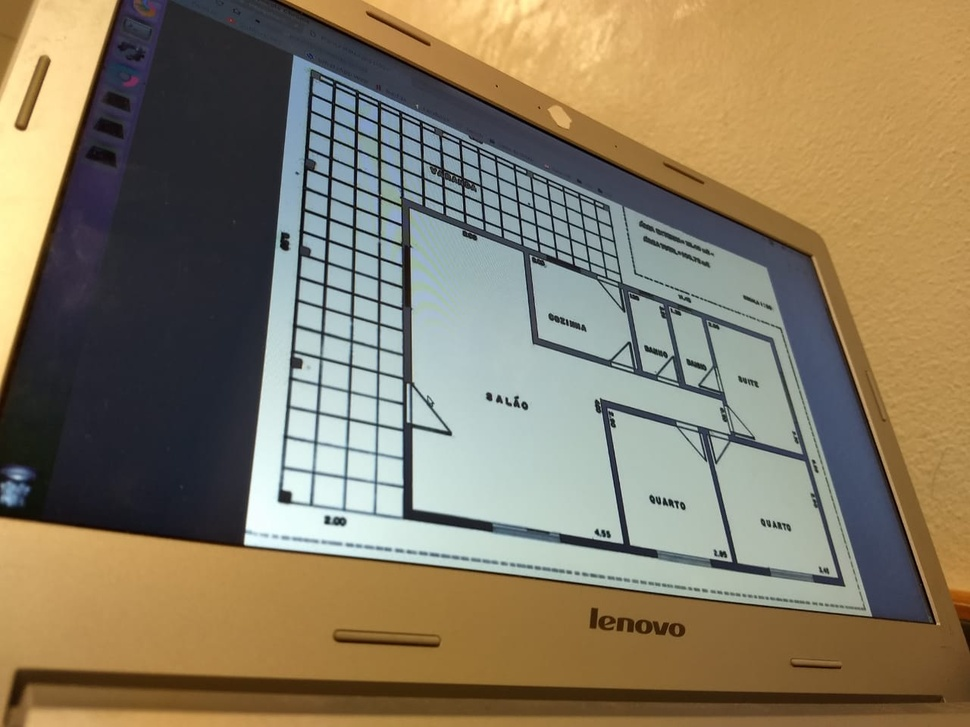
#> input picture imgs/planta.jpeg, 970 x 727 px, shrunk from 1280 x 960 before the run
$ python -i findLines.py   (imports and definitions only)
#> lines starting #> are read from the running program, lines starting #| are printed output that depends on the picture; after the words box and inside, x2 and y2 are one past the last pixel; in counts of white or black regions, pixels touching at a corner belong together
#> further down, picture is the input picture: shape (727, 970, 3); mean B, G, R 99.8, 123.9, 135.6
import cv2
import numpy as np

max_dist = 10
# [25 lines left out: functions closePoints, closeLines, averageLines, not called in this run]

def processImage(img):
	#set to grayscale
	grayscale = cv2.cvtColor(img, cv2.COLOR_BGR2GRAY)
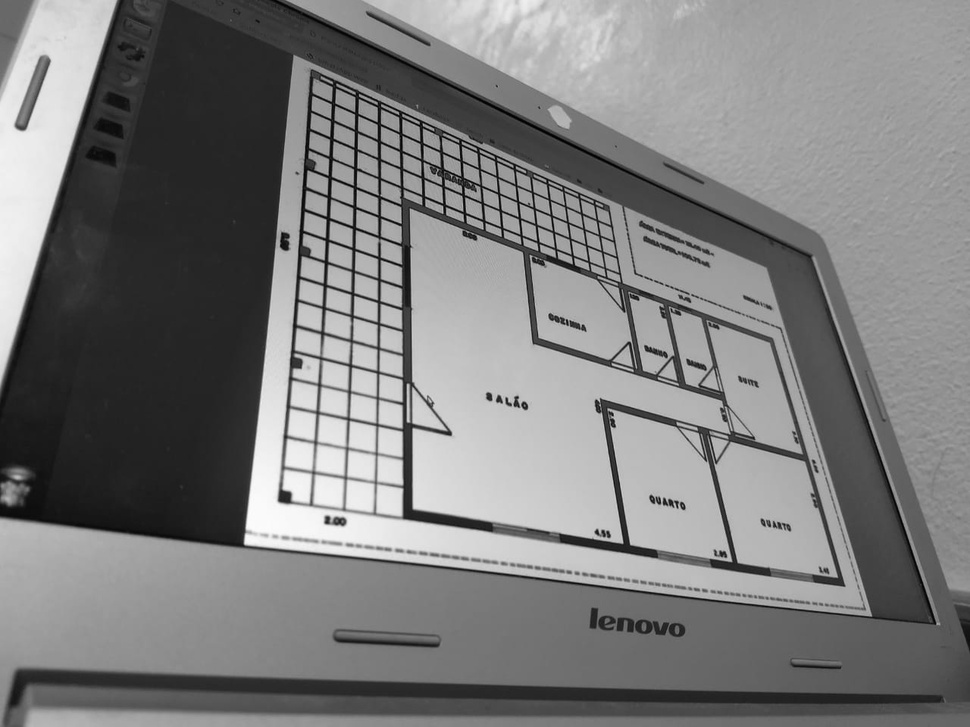
#> grayscale: shape (727, 970); min 1, max 253, mean 124.7

	#blur the image
	blur = cv2.GaussianBlur(grayscale,(5, 5),0)

	#set threshold
	ret, thresh = cv2.threshold(blur, 120, 255, cv2.THRESH_BINARY)
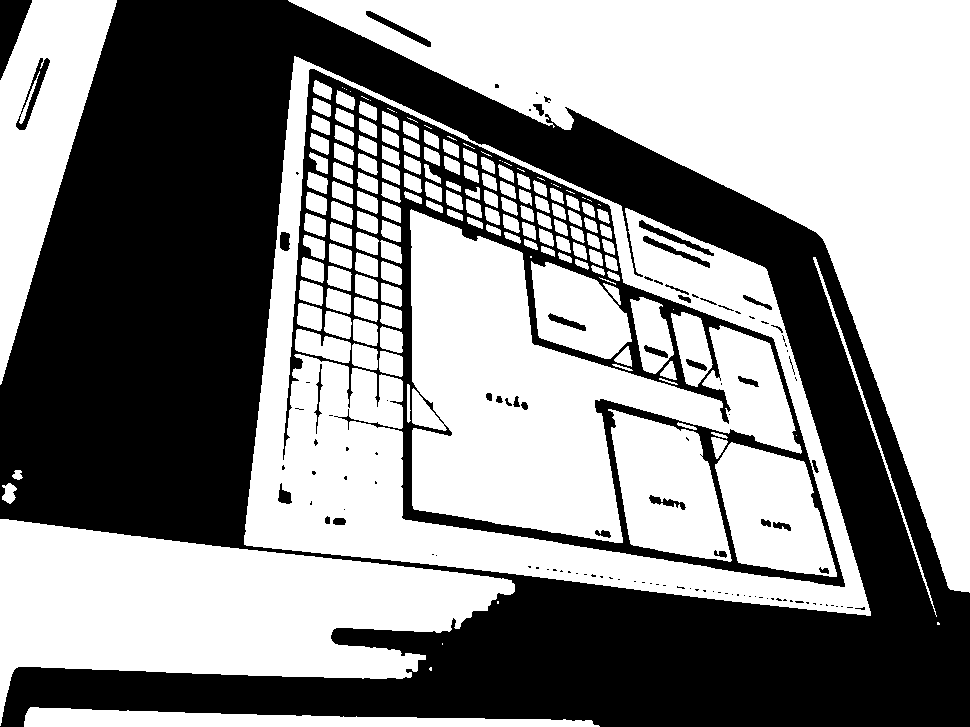
#> thresh: shape (727, 970); 56.4% white; 114 black regions (75 under 20 px), largest, box (x1, y1, x2, y2) and area: (0, 0, 970, 727) 264990, (283, 69, 845, 587) 36254, (0, 0, 32, 80) 1345
	canny = cv2.Canny(thresh, 100, 150)
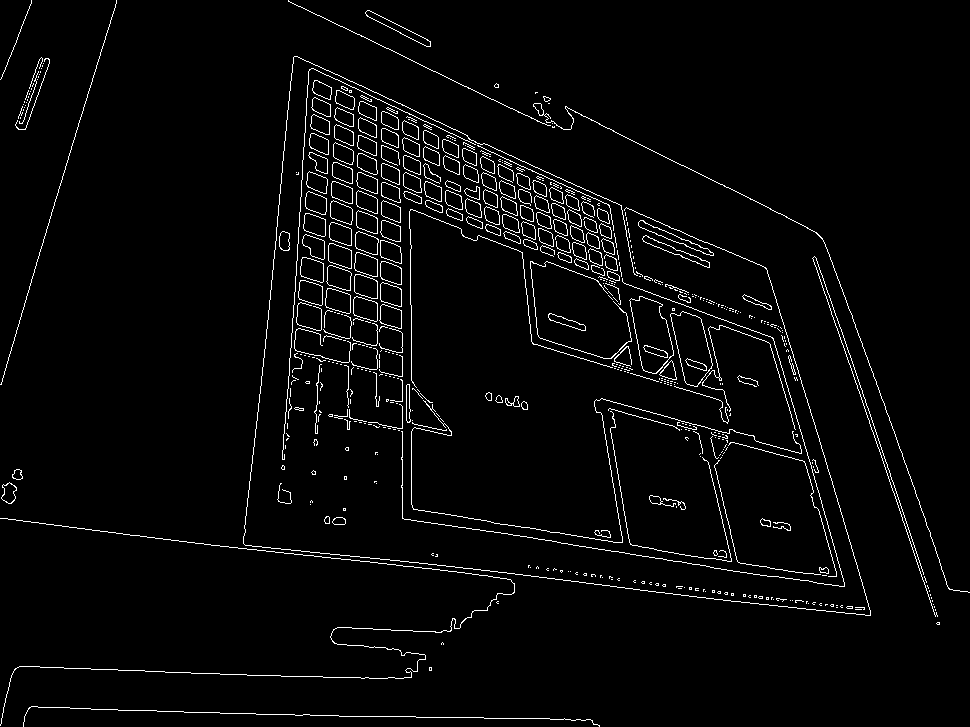
#> canny: shape (727, 970); 3.1% white in thin lines or dots

	return canny

# [41 lines left out: functions drawLines, removeDoubleLines, getLines, not called in this run]

>>> import cv2
>>> picture = cv2.imread('../imgs/planta.jpeg')
>>> result = processImage(picture)

$ run again, on imgs/foto.png
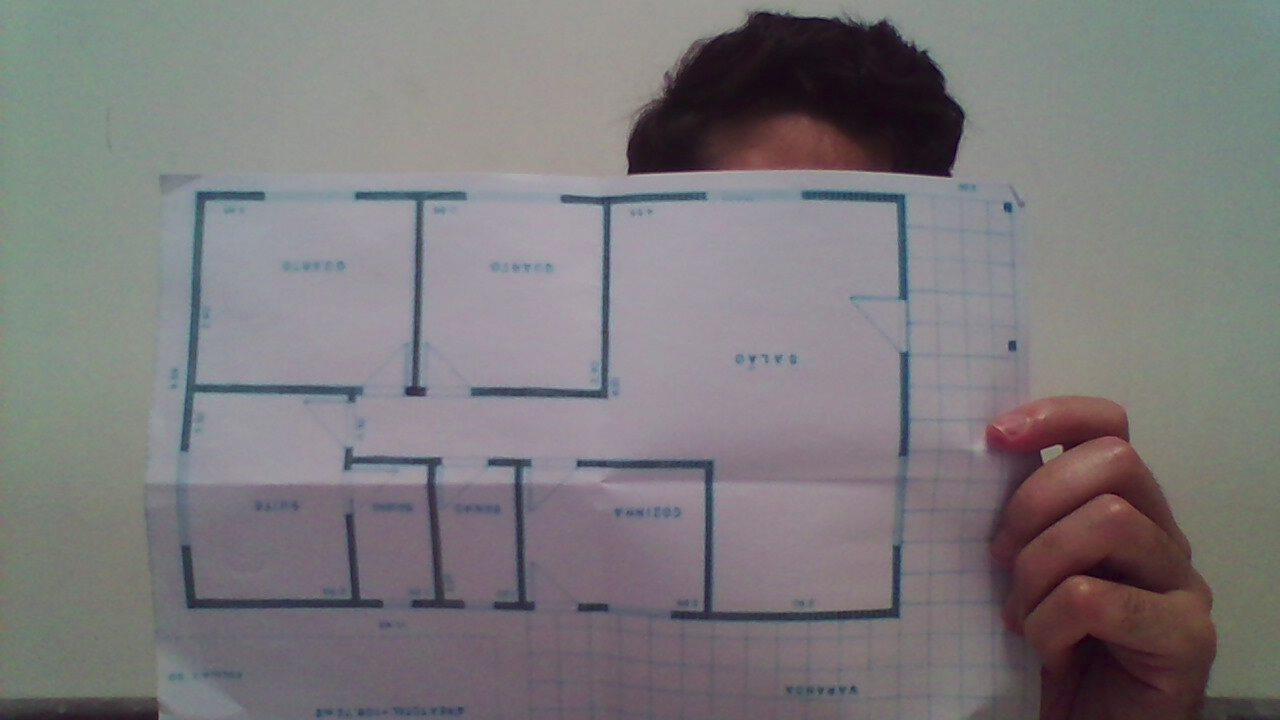
#> input picture imgs/foto.png, 1280 x 720 px
#> picture is the input picture: shape (720, 1280, 3); mean B, G, R 123.3, 121.4, 124.2
#> in processImage, `ret, thresh = cv2.threshold(blur, 120, 255, cv2.THRESH_BINARY)`:
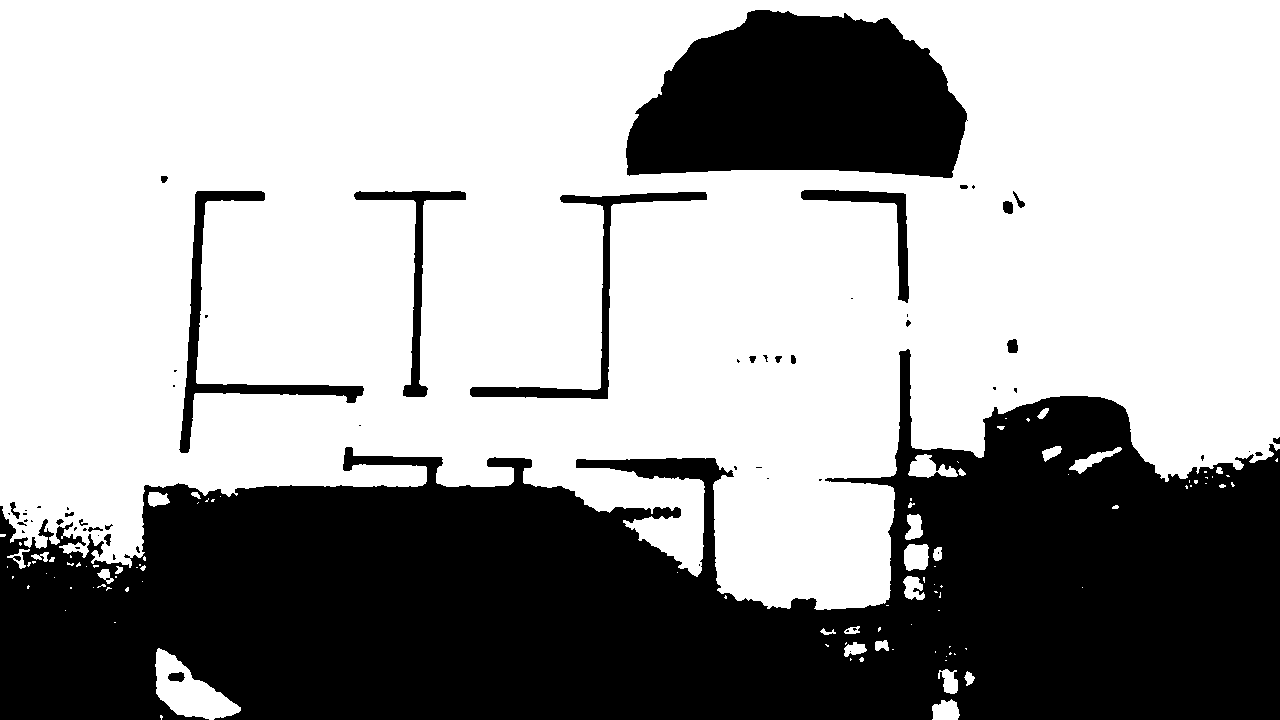
#> thresh: shape (720, 1280); 63.3% white; 62 black regions (36 under 20 px), largest, box (x1, y1, x2, y2) and area: (0, 349, 1280, 720) 279683, (626, 10, 968, 178) 43831, (179, 191, 364, 453) 4770
#> in processImage, `canny = cv2.Canny(thresh, 100, 150)`:
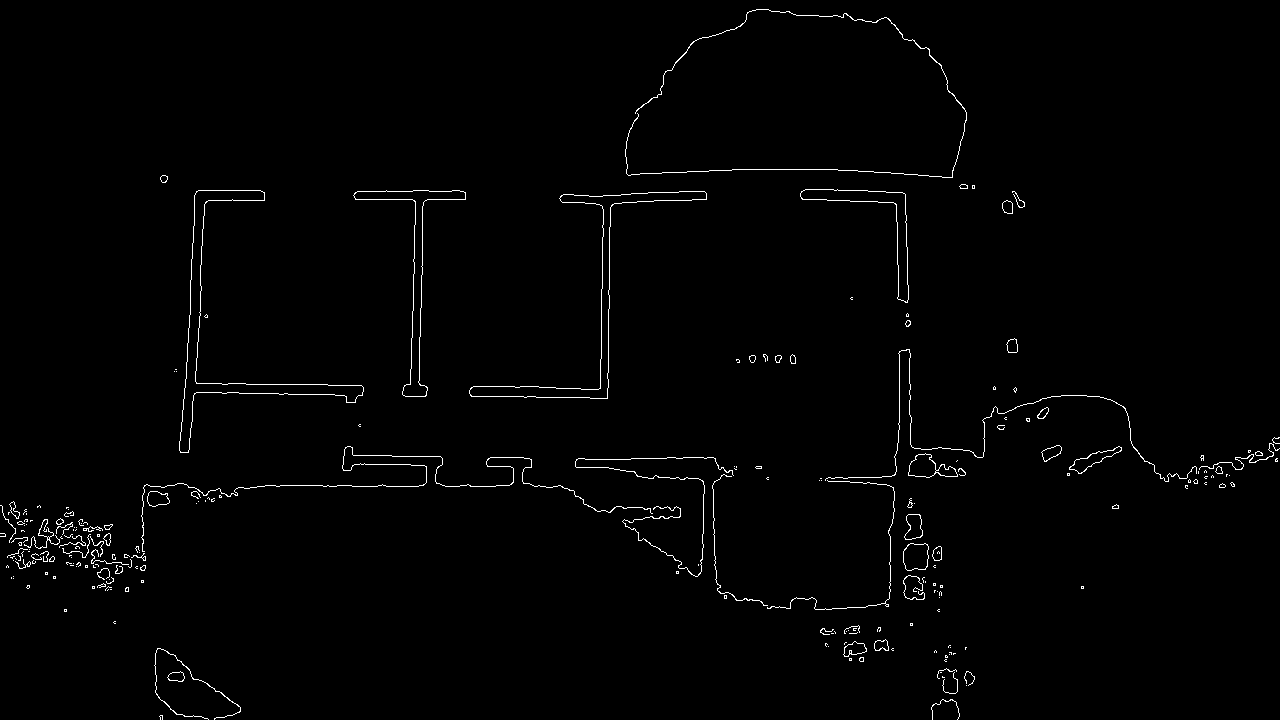
#> canny: shape (720, 1280); 1.2% white in thin lines or dots
